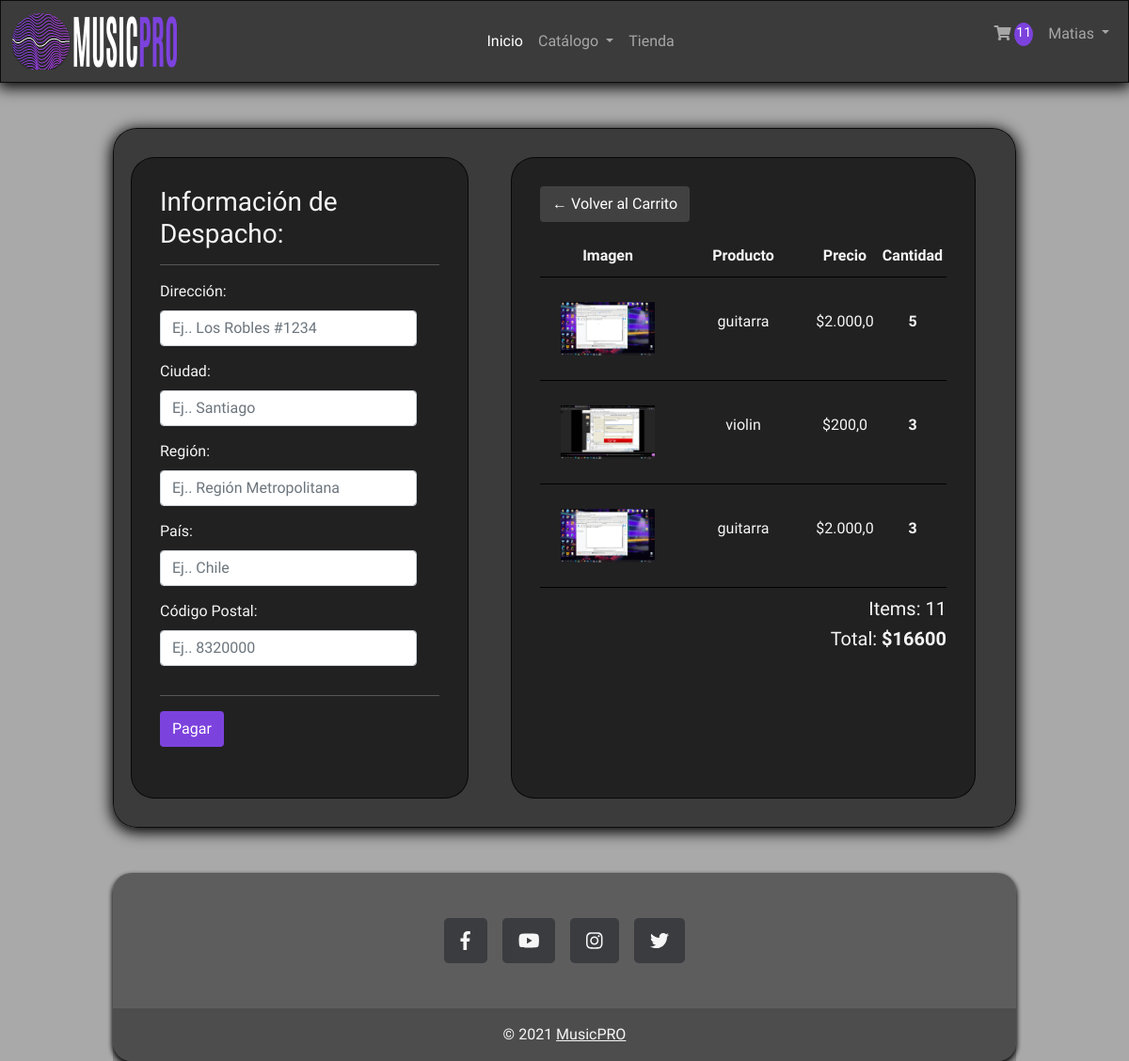
Screenshot of /checkout/ (signed in) with the database file from the repository.
### app/models.py (models this page shows, shortened)
class OrderItem(models.Model):
	product = models.ForeignKey(Product, on_delete=models.SET_NULL, null=True)
	order = models.ForeignKey(Order, on_delete=models.SET_NULL, null=True)
	quantity = models.IntegerField(default=0, null=True, blank=True)
	date_added = models.DateTimeField(auto_now_add=True)
	@property
	def get_total(self):
		total = self.product.price * self.quantity
		return total

class Product(models.Model):
	name = models.CharField(max_length=200)
	marca = models.CharField(max_length=50,blank=True)
	price = models.FloatField()
	image = models.ImageField(null=True, blank=True)
	@property
	def imageURL(self):
		try:
			url = self.image.url
		except:
			url = ''
		return url

class Order(models.Model):
	customer = models.ForeignKey(Customer, on_delete=models.SET_NULL, null=True, blank=True)
	date_ordered = models.DateTimeField(auto_now_add=True)
	complete = models.BooleanField(default=False)
	transaction_id = models.CharField(max_length=100, null=True)
	@property
	def get_cart_total(self):
		orderitems = self.orderitem_set.all()
		total = sum([item.get_total for item in orderitems])
		return total
	@property
	def get_cart_items(self):
		orderitems = self.orderitem_set.all()
		total = sum([item.quantity for item in orderitems])
		return total

### app/views.py (the view)
# urls.py: path('checkout/', checkout, name="checkout"),
def checkout(request):
	if request.user.is_authenticated:
		customer = request.user.customer
		order, created = Order.objects.get_or_create(customer=customer, complete=False)
		items = order.orderitem_set.all()
		cartItems = order.get_cart_items
	else:
		items = []
		order = {'get_cart_total':0, 'get_cart_items':0}
		cartItems = order['get_cart_items']
	context = {'items':items, 'order':order, 'cartItems':cartItems}
	return render(request, 'app/checkout.html', context)

### app/templates/app/checkout.html (shortened to what this page needs)
{% extends 'app/base.html' %}
{% load static %}
{% load humanize %}
{% block contenido %}
<div class="row d-flex">
	<div class="col-5 shipping-info ">
		<div class="box-element" id="form-wrapper">
			<form id="form">
				<h3>Información de Despacho:</h3>
				<hr>
				<div class="row form-group">
					<div class="col-xs-5">
						<p class="form-label">Dirección: </p>
						<input class="form-control" style="margin-bottom: 15px;" type="text" name="address" placeholder="Ej.. Los Robles #1234">
					</div>
					<br>
					<div class="col-xs-5">
						<p class="form-label">Ciudad: </p>
						<input class="form-control" style="margin-bottom: 15px;" type="text" name="city" placeholder="Ej.. Santiago">
					</div>
					<br>
					<div class="col-xs-5">
						<p class="form-label">Región: </p>
						<input class="form-control" style="margin-bottom: 15px;" type="text" name="state" placeholder="Ej.. Región Metropolitana">
					</div>
					<br>
					<div class="col-xs-5">
						<p class="form-label">País: </p>
						<input class="form-control" style="margin-bottom: 15px;" type="text" name="country" placeholder="Ej.. Chile">
					</div>
					<br>
					<div class="col-xs-5">
						<p class="form-label">Código Postal: </p>
						<input class="form-control" style="margin-bottom: 15px;" type="text" name="zipcode" placeholder="Ej.. 8320000">
					</div>
				  </div>
				<hr>
				<input id="form-button" class="btn btn-outline-primary btn-block" type="submit" value="Pagar">
			</form>
		</div>
		<br>
	</div>
	<div class="col-7 shipping-enfo ">
		<div class="box-element">
			<a class="btn btn-outline-secondary" href="{% url 'cart' %}">&#x2190; Volver al Carrito</a>
			<br><br>
			<div class="cart-row d-flex justify-content-start text-center">
				<div style="flex:2 "><strong>Imagen</strong></div>
				<div style="flex:2"><strong>Producto</strong></div>
				<div style="flex:1"><strong>Precio</strong></div>
				<div style="flex:1"><strong>Cantidad</strong></div>
			</div>
			{% for item in items %}
			<div class="cart-row d-flex justify-content-start align-items-center text-center" style="height: 100px;">
				<div style="flex:2"><img class="row-image" src="{{item.product.imageURL}}"></div>
				<div style="flex:2">
					<p>{{item.product.name}}</p>
				</div>
				<div style="flex:1">
					<p>${{item.product.price|intcomma}}</p>
				</div>
				<div style="flex:1">
					<p><strong>{{item.quantity}}</strong></p>
				</div>
			</div>
			{% endfor %}
			<div class="d-flex justify-content-end">
				<h5>Items: {{order.get_cart_items}}</h5>
			</div>
			<div class="d-flex justify-content-end">
				<h5>Total: <strong>${{order.get_cart_total|floatformat:0}}</strong></h5>
			</div>
		</div>
	</div>
</div>
{% endblock %}

### app/templates/app/base.html (shortened to what this page needs)
<!DOCTYPE html>
<html lang="en">
<head>
  {% load static %}
  <link rel="stylesheet" href="{% static 'css/home.css' %}">
  <link href="https://cdn.jsdelivr.net/npm/bootstrap@5.0.2/dist/css/bootstrap.min.css" rel="stylesheet"
>
  <link rel="stylesheet" href="https://use.fontawesome.com/releases/v5.0.8/css/solid.css">
</head>
<body id="intro" class="bg-image shadow-2-strong">
  <nav class="navbar navbar-expand-lg navbar-dark">
    <div class="container-fluid">
      <a class="navbar-brand" href="#"><img src="{% static 'img/LOGITO2.png' %}" height="60" alt="logo"></a>
      <div class="collapse navbar-collapse" id="navbarSupportedContent">
        <ul class="navbar-nav mx-auto mb-2 mb-lg-0">
          <li class="nav-item">
            <a class="nav-link active" aria-current="page" href="{% url 'home' %}">Inicio</a>
          </li>
          <li class="nav-item dropdown">
            <a class="nav-link dropdown-toggle" href="#" id="navbarDropdown" role="button" data-bs-toggle="dropdown" aria-expanded="false">
              Catálogo
            </a>
          </li>
          <li class="nav-item">
            <a class="nav-link" href="{% url 'store' %}">Tienda</a>
          </li>
        </ul>
        <ul class="navbar-nav mr-auto mb-2 mb-lg-0">
          <li class="nav-item d-flex">
            <a class="nav-link" href="{% url 'cart' %}">
                <i id="cart-icon"class="fas fa-shopping-cart"></i>
                <p id="cart-total" class="float-end">{{cartItems}}</p>
            </a>
          </li>
          {% if user.is_authenticated %}
                        <li class="nav-item dropdown">
                            <a class="nav-link dropdown-toggle" href="#" id="navbarDropdown" role="button" data-bs-toggle="dropdown" aria-expanded="false">
                            {{ user.username |title }}
                            </a>
                        </li>
                        {% endif %}
        </ul>
      </div>
    </div>
  </nav>
  <div class="contenedorprincipal d-flex">
  {% block contenido %}
  {% endblock %}
  </div>
  <footer class="text-center text-lg-start">
    <div class="container d-flex justify-content-center py-5">
      <button type="button" class="btn btn-primary btn-lg btn-floating mx-2">
        <i class="fab fa-facebook-f"></i>
      </button>
      <button type="button" class="btn btn-primary btn-lg btn-floating mx-2">
        <i class="fab fa-youtube"></i>
      </button>
      <button type="button" class="btn btn-primary btn-lg btn-floating mx-2">
        <i class="fab fa-instagram"></i>
      </button>
      <button type="button" class="btn btn-primary btn-lg btn-floating mx-2">
        <i class="fab fa-twitter"></i>
      </button>
    </div>
    <div class="text-center text-white p-3" style="background-color: rgba(0, 0, 0, 0.2);">
      © 2021
      <a class="text-white" href="{% url 'home' %}">MusicPRO</a>
    </div>
</footer>
</body>
</html>

### app/static/css/home.css (style rules this page uses)
* { font-family: 'Comfortaa', cursive; margin:0; padding:0; }
#intro { background-image: url('../img/fondo.png'); background-size: cover; background-color: darkgray; }
nav.navbar { background-color: rgba(0, 0, 0,0.65); box-shadow: 0px 3px 15px 2px rgba(0,0,0,1); border-style: solid; border-width: 1px; border-color: rgba(0,0,0,0.8); color: white; }
div.contenedorprincipal { height: fit-content; padding: 30px; margin-top: 4%; margin-bottom: 4%; margin-left: 10%; margin-right: 10%; background-color: rgba(0, 0, 0,0.65); border-style: solid; border-width: 1px; border-color: rgba(0,0,0,0.8); color: white; box-shadow: 0px 3px 15px 2px rgba(0,0,0,1); border-radius: 25px; }
div.row { width: 100%; }
div.shipping-info { width: 40%; background-color: rgb(33, 33, 33); padding: 30px; color: whitesmoke; border-radius: 25px; border-color: rgba(0,0,0,0.8); border-style: solid; border-width: 1px; }
div.shipping-enfo { width: 55%; margin-left: 5%; background-color: rgb(33, 33, 33); padding: 30px; color: whitesmoke; border-radius: 25px; border-color: rgba(0,0,0,0.8); border-style: solid; border-width: 1px; }
footer { background-color: rgba(0, 0, 0, .5); border-radius: 20px; box-shadow: 0px 3px 5px 1px rgba(0, 0, 0, 1); width: 80%; margin-top: 20px; margin-left: 10%; margin-bottom: 0%; opacity: 0.9; position: static; bottom:0px; }
button.btn.btn-primary.btn-lg.btn-floating.mx-2 { background-color: #2E3134; color: white; border-color: transparent; }
#cart-icon { width:25px; display: inline-block; margin-left: 15px; }
#cart-total { display: block; text-align: center; color:#fff; background-color: #7c42dd; width: 20px; height: 25px; border-radius: 50%; font-size: 14px; }
.btn { border-radius: 0; }
#form-button { border-color: transparent; background-color: #7c42dd; color: white; }
a.btn.btn-outline-secondary { border-color: transparent; background-color: rgb(65, 65, 65); color: white; }
.row-image { width: 100px; }
.cart-row { display: flex; align-items: flex-stretch; padding-bottom: 10px; margin-bottom: 10px; border-bottom: 1px solid black; }

### rows the page displays
OrderItem: product.imageURL (picture), product.name "guitarra", product.price "2.000,0", quantity "5"
OrderItem: product.imageURL (picture), product.name "violin", product.price "200,0", quantity "3"
OrderItem: product.imageURL (picture), product.name "guitarra", product.price "2.000,0", quantity "3"
Order: get_cart_items "11", get_cart_total "16600"

### other values shown
{{ cartItems }} "11"
{{ user.username |title }} "Matias"
